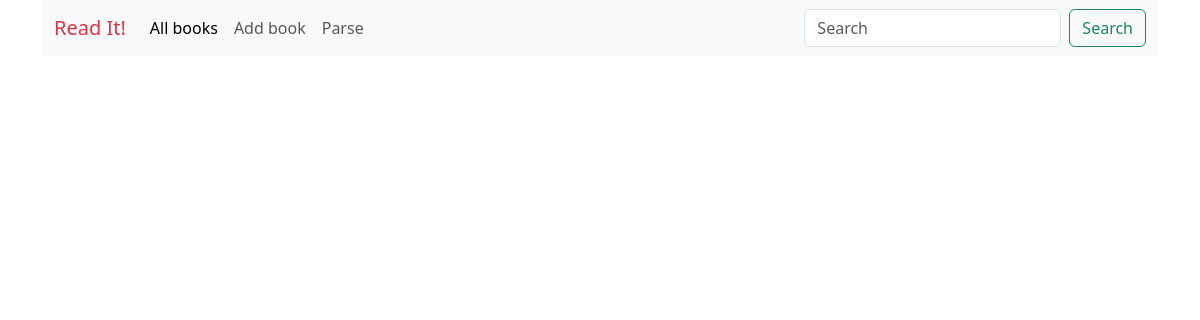
/parsed_results, run on an earlier commit of the app's database.
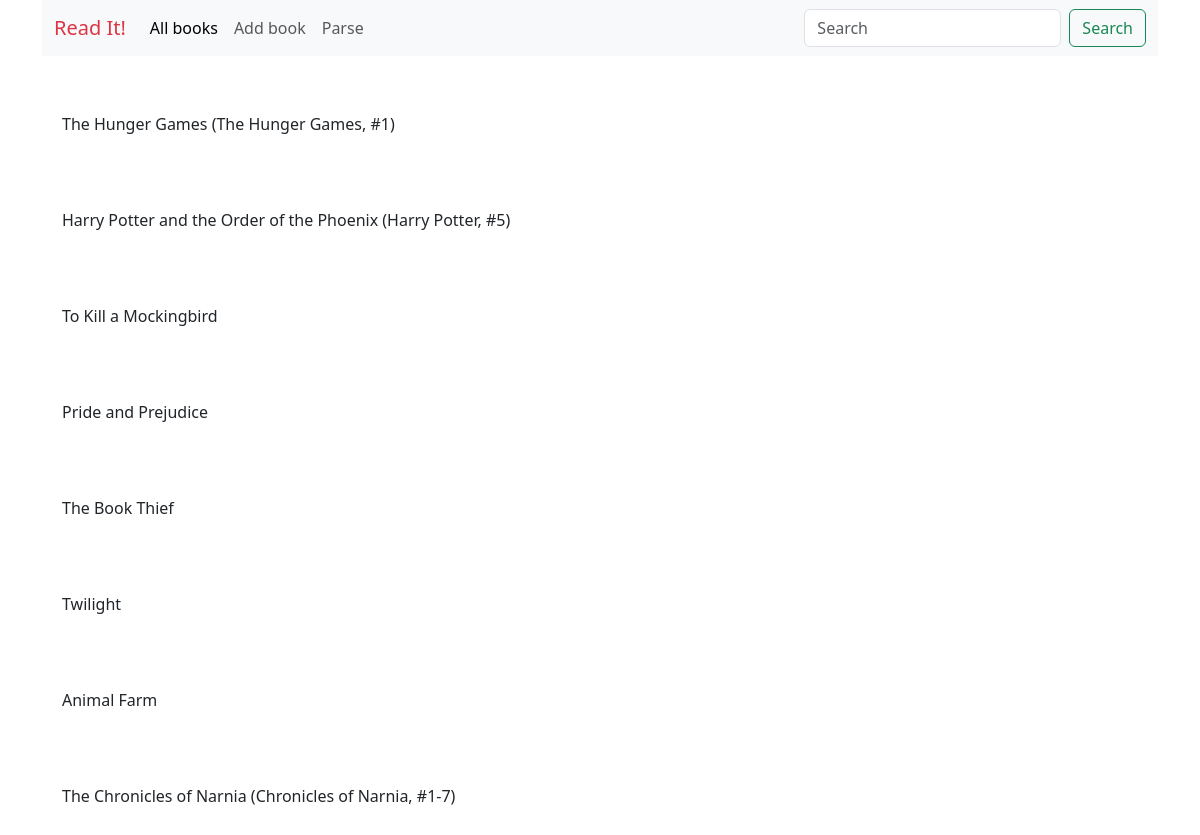
And on a later commit of the database.
### scrapy/models.py (models this page shows, shortened)
class GoodReads(models.Model):
    link = models.CharField(max_length=255)
    title = models.CharField(max_length=255)
    image = models.ImageField(upload_to="")

### scrapy/views.py (the view)
# urls.py: path("parsed_results", views.ScrapedListView.as_view(), name="parsed_results"),
class ScrapedListView(generic.ListView):
    template_name = "scrapy/parsed_results.html"
    queryset = models.GoodReads.objects.order_by("id")
    paginate_by = 8

### scrapy/templates/scrapy/parsed_results.html (shortened to what this page needs)
{% extends 'main.html' %}
{% block content %}
    <div class="container-md p-3">
        {% for book in object_list %}
        <div class="container p-3">
          <div class="row justify-content-start">
             <div class="col-1">
             </div>
          </div>
      <div class="row">
         <div class="col">
            <p>{{ book.title }}</p>
         </div>
      </div>
   </div>
        {% endfor %}
    </div>
{% endblock content %}

### templates/main.html (shortened to what this page needs)
<!doctype html>
{% load static %}
<html lang="en">
  <head>
    <link rel="stylesheet" type="text/css" href="{% static 'css/bootstrap.css' %}">
    <link rel="stylesheet" href="https://cdn.jsdelivr.net/npm/bootstrap-icons@1.8.3/font/bootstrap-icons.css">
  </head>
  <body>
    {% include 'navbar.html' %}
    {% block content %}
    {% endblock %}
  </body>
</html>

### templates/navbar.html (shortened to what this page needs)
<div class="container-md">
<nav class="navbar navbar-expand-lg navbar-light bg-light">
    <div class="container-fluid">
    <a class="navbar-brand text-danger" href="#">Read It!</a>
    <div class="collapse navbar-collapse" id="navbarSupportedContent">
      <ul class="navbar-nav me-auto mb-2 mb-lg-0">
        <li class="nav-item">
          <a class="nav-link active" aria-current="page" href="{% url 'books_url:books_all' %}">All books</a>
        </li>
        <li class="nav-item">
          <a class="nav-link" href="{% url 'books_url:add_book'%}">Add book</a>
        </li>
        <li class="nav-item">
          <a class="nav-link" href="{% url 'scrapy_url:parser_view'%}">Parse</a>
        </li>
      </ul>
      <form class="d-flex">
        <input class="form-control me-2" type="search" placeholder="Search" aria-label="Search">
        <button class="btn btn-outline-success" type="submit">Search</button>
      </form>
    </div>
  </div>
</nav>
</div>

What changed in the data, as far as the page shows it:
added GoodReads: title "The Hunger Games (The Hunger Games, #1)"
added GoodReads: title "Harry Potter and the Order of the Phoenix (Harry Potter, #5)"
added GoodReads: title "To Kill a Mockingbird"
added GoodReads: title "Pride and Prejudice"
added GoodReads: title "The Book Thief"
added GoodReads: title "Twilight"
added GoodReads: title "Animal Farm"
added GoodReads: title "The Chronicles of Narnia (Chronicles of Narnia, #1-7)"
